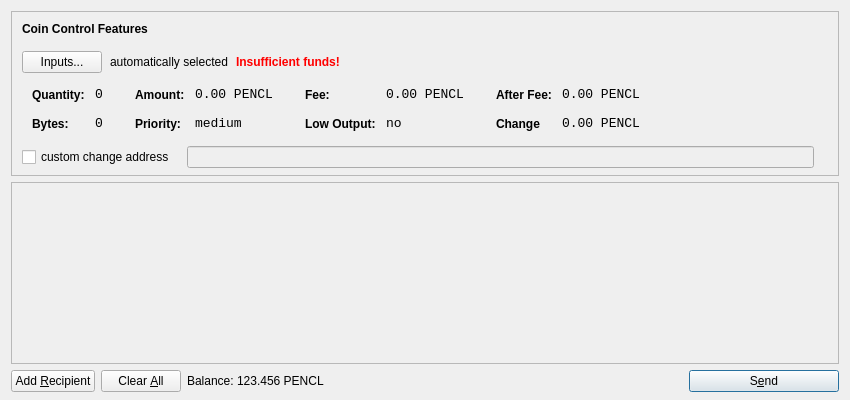
<?xml version="1.0" encoding="UTF-8"?>
<ui version="4.0">
 <class>SendCoinsDialog</class>
 <widget class="QDialog" name="SendCoinsDialog">
  <property name="geometry">
   <rect>
    <x>0</x>
    <y>0</y>
    <width>850</width>
    <height>400</height>
   </rect>
  </property>
  <property name="windowTitle">
   <string>Send Coins</string>
  </property>
  <layout class="QVBoxLayout" name="verticalLayout" stretch="0,1,0">
   <property name="bottomMargin">
    <number>8</number>
   </property>
   <item>
    <widget class="QFrame" name="frameCoinControl">
     <property name="sizePolicy">
      <sizepolicy hsizetype="Expanding" vsizetype="Expanding">
       <horstretch>0</horstretch>
       <verstretch>0</verstretch>
      </sizepolicy>
     </property>
     <property name="maximumSize">
      <size>
       <width>16777215</width>
       <height>16777215</height>
      </size>
     </property>
     <property name="frameShape">
      <enum>QFrame::StyledPanel</enum>
     </property>
     <property name="frameShadow">
      <enum>QFrame::Sunken</enum>
     </property>
     <layout class="QVBoxLayout" name="verticalLayoutCoinControl2">
      <property name="spacing">
       <number>6</number>
      </property>
      <property name="leftMargin">
       <number>0</number>
      </property>
      <property name="topMargin">
       <number>0</number>
      </property>
      <property name="rightMargin">
       <number>0</number>
      </property>
      <property name="bottomMargin">
       <number>6</number>
      </property>
      <item>
       <layout class="QVBoxLayout" name="verticalLayoutCoinControl" stretch="0,0,0,0,1">
        <property name="spacing">
         <number>0</number>
        </property>
        <property name="leftMargin">
         <number>10</number>
        </property>
        <property name="topMargin">
         <number>10</number>
        </property>
        <item>
         <layout class="QHBoxLayout" name="horizontalLayoutCoinControl1">
          <property name="bottomMargin">
           <number>15</number>
          </property>
          <item>
           <widget class="QLabel" name="labelCoinControlFeatures">
            <property name="sizePolicy">
             <sizepolicy hsizetype="Preferred" vsizetype="Maximum">
              <horstretch>0</horstretch>
              <verstretch>0</verstretch>
             </sizepolicy>
            </property>
            <property name="font">
             <font>
              <weight>75</weight>
              <bold>true</bold>
             </font>
            </property>
            <property name="styleSheet">
             <string notr="true">font-weight:bold;</string>
            </property>
            <property name="text">
             <string>Coin Control Features</string>
            </property>
           </widget>
          </item>
         </layout>
        </item>
        <item>
         <layout class="QHBoxLayout" name="horizontalLayoutCoinControl2" stretch="0,0,0,0">
          <property name="spacing">
           <number>8</number>
          </property>
          <property name="bottomMargin">
           <number>10</number>
          </property>
          <item>
           <widget class="QPushButton" name="pushButtonCoinControl">
            <property name="styleSheet">
             <string notr="true"/>
            </property>
            <property name="text">
             <string>Inputs...</string>
            </property>
           </widget>
          </item>
          <item>
           <widget class="QLabel" name="labelCoinControlAutomaticallySelected">
            <property name="text">
             <string>automatically selected</string>
            </property>
            <property name="margin">
             <number>5</number>
            </property>
           </widget>
          </item>
          <item>
           <widget class="QLabel" name="labelCoinControlInsuffFunds">
            <property name="font">
             <font>
              <weight>75</weight>
              <bold>true</bold>
             </font>
            </property>
            <property name="styleSheet">
             <string notr="true">color:red;font-weight:bold;</string>
            </property>
            <property name="text">
             <string>Insufficient funds!</string>
            </property>
            <property name="margin">
             <number>5</number>
            </property>
           </widget>
          </item>
          <item>
           <spacer name="horizontalSpacerCoinControl">
            <property name="orientation">
             <enum>Qt::Horizontal</enum>
            </property>
            <property name="sizeHint" stdset="0">
             <size>
              <width>40</width>
              <height>1</height>
             </size>
            </property>
           </spacer>
          </item>
         </layout>
        </item>
        <item>
         <widget class="QWidget" name="widgetCoinControl" native="true">
          <property name="sizePolicy">
           <sizepolicy hsizetype="Preferred" vsizetype="Preferred">
            <horstretch>0</horstretch>
            <verstretch>0</verstretch>
           </sizepolicy>
          </property>
          <property name="minimumSize">
           <size>
            <width>0</width>
            <height>0</height>
           </size>
          </property>
          <property name="styleSheet">
           <string notr="true"/>
          </property>
          <layout class="QHBoxLayout" name="horizontalLayoutCoinControl5">
           <property name="margin">
            <number>0</number>
           </property>
           <item>
            <layout class="QHBoxLayout" name="horizontalLayoutCoinControl3" stretch="0,0,0,1">
             <property name="spacing">
              <number>20</number>
             </property>
             <property name="topMargin">
              <number>0</number>
             </property>
             <property name="bottomMargin">
              <number>10</number>
             </property>
             <item>
              <layout class="QFormLayout" name="formLayoutCoinControl1">
               <property name="horizontalSpacing">
                <number>10</number>
               </property>
               <property name="verticalSpacing">
                <number>14</number>
               </property>
               <property name="leftMargin">
                <number>10</number>
               </property>
               <property name="topMargin">
                <number>4</number>
               </property>
               <property name="rightMargin">
                <number>6</number>
               </property>
               <item row="0" column="0">
                <widget class="QLabel" name="labelCoinControlQuantityText">
                 <property name="styleSheet">
                  <string notr="true">font-weight:bold;</string>
                 </property>
                 <property name="text">
                  <string>Quantity:</string>
                 </property>
                 <property name="margin">
                  <number>0</number>
                 </property>
                </widget>
               </item>
               <item row="0" column="1">
                <widget class="QLabel" name="labelCoinControlQuantity">
                 <property name="font">
                  <font>
                   <family>Monospace</family>
                   <pointsize>10</pointsize>
                  </font>
                 </property>
                 <property name="cursor">
                  <cursorShape>IBeamCursor</cursorShape>
                 </property>
                 <property name="contextMenuPolicy">
                  <enum>Qt::ActionsContextMenu</enum>
                 </property>
                 <property name="text">
                  <string>0</string>
                 </property>
                 <property name="margin">
                  <number>0</number>
                 </property>
                 <property name="textInteractionFlags">
                  <set>Qt::LinksAccessibleByMouse|Qt::TextSelectableByKeyboard|Qt::TextSelectableByMouse</set>
                 </property>
                </widget>
               </item>
               <item row="1" column="0">
                <widget class="QLabel" name="labelCoinControlBytesText">
                 <property name="styleSheet">
                  <string notr="true">font-weight:bold;</string>
                 </property>
                 <property name="text">
                  <string>Bytes:</string>
                 </property>
                </widget>
               </item>
               <item row="1" column="1">
                <widget class="QLabel" name="labelCoinControlBytes">
                 <property name="font">
                  <font>
                   <family>Monospace</family>
                   <pointsize>10</pointsize>
                  </font>
                 </property>
                 <property name="cursor">
                  <cursorShape>IBeamCursor</cursorShape>
                 </property>
                 <property name="contextMenuPolicy">
                  <enum>Qt::ActionsContextMenu</enum>
                 </property>
                 <property name="text">
                  <string>0</string>
                 </property>
                 <property name="textInteractionFlags">
                  <set>Qt::LinksAccessibleByMouse|Qt::TextSelectableByKeyboard|Qt::TextSelectableByMouse</set>
                 </property>
                </widget>
               </item>
              </layout>
             </item>
             <item>
              <layout class="QFormLayout" name="formLayoutCoinControl2">
               <property name="horizontalSpacing">
                <number>10</number>
               </property>
               <property name="verticalSpacing">
                <number>14</number>
               </property>
               <property name="leftMargin">
                <number>6</number>
               </property>
               <property name="topMargin">
                <number>4</number>
               </property>
               <property name="rightMargin">
                <number>6</number>
               </property>
               <item row="0" column="0">
                <widget class="QLabel" name="labelCoinControlAmountText">
                 <property name="styleSheet">
                  <string notr="true">font-weight:bold;</string>
                 </property>
                 <property name="text">
                  <string>Amount:</string>
                 </property>
                 <property name="margin">
                  <number>0</number>
                 </property>
                </widget>
               </item>
               <item row="0" column="1">
                <widget class="QLabel" name="labelCoinControlAmount">
                 <property name="font">
                  <font>
                   <family>Monospace</family>
                   <pointsize>10</pointsize>
                  </font>
                 </property>
                 <property name="cursor">
                  <cursorShape>IBeamCursor</cursorShape>
                 </property>
                 <property name="contextMenuPolicy">
                  <enum>Qt::ActionsContextMenu</enum>
                 </property>
                 <property name="text">
                  <string>0.00 PENCL</string>
                 </property>
                 <property name="textInteractionFlags">
                  <set>Qt::LinksAccessibleByMouse|Qt::TextSelectableByKeyboard|Qt::TextSelectableByMouse</set>
                 </property>
                </widget>
               </item>
               <item row="1" column="0">
                <widget class="QLabel" name="labelCoinControlPriorityText">
                 <property name="styleSheet">
                  <string notr="true">font-weight:bold;</string>
                 </property>
                 <property name="text">
                  <string>Priority:</string>
                 </property>
                </widget>
               </item>
               <item row="1" column="1">
                <widget class="QLabel" name="labelCoinControlPriority">
                 <property name="font">
                  <font>
                   <family>Monospace</family>
                   <pointsize>10</pointsize>
                  </font>
                 </property>
                 <property name="cursor">
                  <cursorShape>IBeamCursor</cursorShape>
                 </property>
                 <property name="contextMenuPolicy">
                  <enum>Qt::ActionsContextMenu</enum>
                 </property>
                 <property name="text">
                  <string>medium</string>
                 </property>
                 <property name="textInteractionFlags">
                  <set>Qt::LinksAccessibleByMouse|Qt::TextSelectableByKeyboard|Qt::TextSelectableByMouse</set>
                 </property>
                </widget>
               </item>
              </layout>
             </item>
             <item>
              <layout class="QFormLayout" name="formLayoutCoinControl3">
               <property name="horizontalSpacing">
                <number>10</number>
               </property>
               <property name="verticalSpacing">
                <number>14</number>
               </property>
               <property name="leftMargin">
                <number>6</number>
               </property>
               <property name="topMargin">
                <number>4</number>
               </property>
               <property name="rightMargin">
                <number>6</number>
               </property>
               <item row="0" column="0">
                <widget class="QLabel" name="labelCoinControlFeeText">
                 <property name="styleSheet">
                  <string notr="true">font-weight:bold;</string>
                 </property>
                 <property name="text">
                  <string>Fee:</string>
                 </property>
                 <property name="margin">
                  <number>0</number>
                 </property>
                </widget>
               </item>
               <item row="0" column="1">
                <widget class="QLabel" name="labelCoinControlFee">
                 <property name="font">
                  <font>
                   <family>Monospace</family>
                   <pointsize>10</pointsize>
                  </font>
                 </property>
                 <property name="cursor">
                  <cursorShape>IBeamCursor</cursorShape>
                 </property>
                 <property name="contextMenuPolicy">
                  <enum>Qt::ActionsContextMenu</enum>
                 </property>
                 <property name="text">
                  <string>0.00 PENCL</string>
                 </property>
                 <property name="textInteractionFlags">
                  <set>Qt::LinksAccessibleByMouse|Qt::TextSelectableByKeyboard|Qt::TextSelectableByMouse</set>
                 </property>
                </widget>
               </item>
               <item row="1" column="0">
                <widget class="QLabel" name="labelCoinControlLowOutputText">
                 <property name="styleSheet">
                  <string notr="true">font-weight:bold;</string>
                 </property>
                 <property name="text">
                  <string>Low Output:</string>
                 </property>
                </widget>
               </item>
               <item row="1" column="1">
                <widget class="QLabel" name="labelCoinControlLowOutput">
                 <property name="font">
                  <font>
                   <family>Monospace</family>
                   <pointsize>10</pointsize>
                  </font>
                 </property>
                 <property name="cursor">
                  <cursorShape>IBeamCursor</cursorShape>
                 </property>
                 <property name="contextMenuPolicy">
                  <enum>Qt::ActionsContextMenu</enum>
                 </property>
                 <property name="text">
                  <string>no</string>
                 </property>
                 <property name="textInteractionFlags">
                  <set>Qt::LinksAccessibleByMouse|Qt::TextSelectableByKeyboard|Qt::TextSelectableByMouse</set>
                 </property>
                </widget>
               </item>
              </layout>
             </item>
             <item>
              <layout class="QFormLayout" name="formLayoutCoinControl4">
               <property name="horizontalSpacing">
                <number>10</number>
               </property>
               <property name="verticalSpacing">
                <number>14</number>
               </property>
               <property name="leftMargin">
                <number>6</number>
               </property>
               <property name="topMargin">
                <number>4</number>
               </property>
               <property name="rightMargin">
                <number>6</number>
               </property>
               <item row="0" column="0">
                <widget class="QLabel" name="labelCoinControlAfterFeeText">
                 <property name="styleSheet">
                  <string notr="true">font-weight:bold;</string>
                 </property>
                 <property name="text">
                  <string>After Fee:</string>
                 </property>
                 <property name="margin">
                  <number>0</number>
                 </property>
                </widget>
               </item>
               <item row="0" column="1">
                <widget class="QLabel" name="labelCoinControlAfterFee">
                 <property name="font">
                  <font>
                   <family>Monospace</family>
                   <pointsize>10</pointsize>
                  </font>
                 </property>
                 <property name="cursor">
                  <cursorShape>IBeamCursor</cursorShape>
                 </property>
                 <property name="contextMenuPolicy">
                  <enum>Qt::ActionsContextMenu</enum>
                 </property>
                 <property name="text">
                  <string>0.00 PENCL</string>
                 </property>
                 <property name="textInteractionFlags">
                  <set>Qt::LinksAccessibleByMouse|Qt::TextSelectableByKeyboard|Qt::TextSelectableByMouse</set>
                 </property>
                </widget>
               </item>
               <item row="1" column="0">
                <widget class="QLabel" name="labelCoinControlChangeText">
                 <property name="styleSheet">
                  <string notr="true">font-weight:bold;</string>
                 </property>
                 <property name="text">
                  <string>Change</string>
                 </property>
                </widget>
               </item>
               <item row="1" column="1">
                <widget class="QLabel" name="labelCoinControlChange">
                 <property name="font">
                  <font>
                   <family>Monospace</family>
                   <pointsize>10</pointsize>
                  </font>
                 </property>
                 <property name="cursor">
                  <cursorShape>IBeamCursor</cursorShape>
                 </property>
                 <property name="contextMenuPolicy">
                  <enum>Qt::ActionsContextMenu</enum>
                 </property>
                 <property name="text">
                  <string>0.00 PENCL</string>
                 </property>
                 <property name="textInteractionFlags">
                  <set>Qt::LinksAccessibleByMouse|Qt::TextSelectableByKeyboard|Qt::TextSelectableByMouse</set>
                 </property>
                </widget>
               </item>
              </layout>
             </item>
            </layout>
           </item>
          </layout>
         </widget>
        </item>
        <item>
         <layout class="QHBoxLayout" name="horizontalLayoutCoinControl4" stretch="0,0,0">
          <property name="spacing">
           <number>12</number>
          </property>
          <property name="sizeConstraint">
           <enum>QLayout::SetDefaultConstraint</enum>
          </property>
          <property name="topMargin">
           <number>5</number>
          </property>
          <property name="rightMargin">
           <number>5</number>
          </property>
          <item>
           <widget class="QCheckBox" name="checkBoxCoinControlChange">
            <property name="text">
             <string>custom change address</string>
            </property>
           </widget>
          </item>
          <item>
           <widget class="QLineEdit" name="lineEditCoinControlChange">
            <property name="enabled">
             <bool>false</bool>
            </property>
            <property name="sizePolicy">
             <sizepolicy hsizetype="Expanding" vsizetype="Fixed">
              <horstretch>0</horstretch>
              <verstretch>0</verstretch>
             </sizepolicy>
            </property>
           </widget>
          </item>
          <item>
           <widget class="QLabel" name="labelCoinControlChangeLabel">
            <property name="sizePolicy">
             <sizepolicy hsizetype="Preferred" vsizetype="Expanding">
              <horstretch>0</horstretch>
              <verstretch>0</verstretch>
             </sizepolicy>
            </property>
            <property name="minimumSize">
             <size>
              <width>0</width>
              <height>0</height>
             </size>
            </property>
            <property name="text">
             <string/>
            </property>
            <property name="margin">
             <number>3</number>
            </property>
           </widget>
          </item>
         </layout>
        </item>
        <item>
         <spacer name="verticalSpacerCoinControl">
          <property name="orientation">
           <enum>Qt::Vertical</enum>
          </property>
          <property name="sizeHint" stdset="0">
           <size>
            <width>800</width>
            <height>1</height>
           </size>
          </property>
         </spacer>
        </item>
       </layout>
      </item>
     </layout>
    </widget>
   </item>
   <item>
    <widget class="QScrollArea" name="scrollArea">
     <property name="widgetResizable">
      <bool>true</bool>
     </property>
     <widget class="QWidget" name="scrollAreaWidgetContents">
      <property name="geometry">
       <rect>
        <x>0</x>
        <y>0</y>
        <width>830</width>
        <height>172</height>
       </rect>
      </property>
      <layout class="QVBoxLayout" name="verticalLayout_2">
       <property name="margin">
        <number>0</number>
       </property>
       <item>
        <layout class="QVBoxLayout" name="entries">
         <property name="spacing">
          <number>6</number>
         </property>
        </layout>
       </item>
       <item>
        <spacer name="verticalSpacer">
         <property name="orientation">
          <enum>Qt::Vertical</enum>
         </property>
         <property name="sizeHint" stdset="0">
          <size>
           <width>20</width>
           <height>40</height>
          </size>
         </property>
        </spacer>
       </item>
      </layout>
     </widget>
    </widget>
   </item>
   <item>
    <layout class="QHBoxLayout" name="horizontalLayout">
     <item>
      <widget class="QPushButton" name="addButton">
       <property name="toolTip">
        <string>Send to multiple recipients at once</string>
       </property>
       <property name="text">
        <string>Add &amp;Recipient</string>
       </property>
       <property name="icon">
        <iconset resource="../bitcoin.qrc">
         <normaloff>:/icons/add</normaloff>:/icons/add</iconset>
       </property>
       <property name="autoDefault">
        <bool>false</bool>
       </property>
      </widget>
     </item>
     <item>
      <widget class="QPushButton" name="clearButton">
       <property name="sizePolicy">
        <sizepolicy hsizetype="Minimum" vsizetype="Fixed">
         <horstretch>0</horstretch>
         <verstretch>0</verstretch>
        </sizepolicy>
       </property>
       <property name="toolTip">
        <string>Remove all transaction fields</string>
       </property>
       <property name="text">
        <string>Clear &amp;All</string>
       </property>
       <property name="icon">
        <iconset resource="../bitcoin.qrc">
         <normaloff>:/icons/remove</normaloff>:/icons/remove</iconset>
       </property>
       <property name="autoRepeatDelay">
        <number>300</number>
       </property>
       <property name="autoDefault">
        <bool>false</bool>
       </property>
      </widget>
     </item>
     <item>
      <layout class="QHBoxLayout" name="horizontalLayout_2">
       <property name="spacing">
        <number>3</number>
       </property>
       <item>
        <widget class="QLabel" name="label">
         <property name="sizePolicy">
          <sizepolicy hsizetype="Preferred" vsizetype="Fixed">
           <horstretch>0</horstretch>
           <verstretch>0</verstretch>
          </sizepolicy>
         </property>
         <property name="text">
          <string>Balance:</string>
         </property>
        </widget>
       </item>
       <item>
        <widget class="QLabel" name="labelBalance">
         <property name="sizePolicy">
          <sizepolicy hsizetype="Preferred" vsizetype="Fixed">
           <horstretch>0</horstretch>
           <verstretch>0</verstretch>
          </sizepolicy>
         </property>
         <property name="cursor">
          <cursorShape>IBeamCursor</cursorShape>
         </property>
         <property name="text">
          <string>123.456 PENCL</string>
         </property>
         <property name="textInteractionFlags">
          <set>Qt::LinksAccessibleByMouse|Qt::TextSelectableByKeyboard|Qt::TextSelectableByMouse</set>
         </property>
        </widget>
       </item>
      </layout>
     </item>
     <item>
      <spacer name="horizontalSpacer">
       <property name="orientation">
        <enum>Qt::Horizontal</enum>
       </property>
       <property name="sizeHint" stdset="0">
        <size>
         <width>40</width>
         <height>20</height>
        </size>
       </property>
      </spacer>
     </item>
     <item>
      <widget class="QPushButton" name="sendButton">
       <property name="minimumSize">
        <size>
         <width>150</width>
         <height>0</height>
        </size>
       </property>
       <property name="toolTip">
        <string>Confirm the send action</string>
       </property>
       <property name="text">
        <string>S&amp;end</string>
       </property>
       <property name="icon">
        <iconset resource="../bitcoin.qrc">
         <normaloff>:/icons/send</normaloff>:/icons/send</iconset>
       </property>
       <property name="default">
        <bool>true</bool>
       </property>
      </widget>
     </item>
    </layout>
   </item>
  </layout>
 </widget>
 <resources>
  <include location="../bitcoin.qrc"/>
 </resources>
 <connections/>
</ui>
